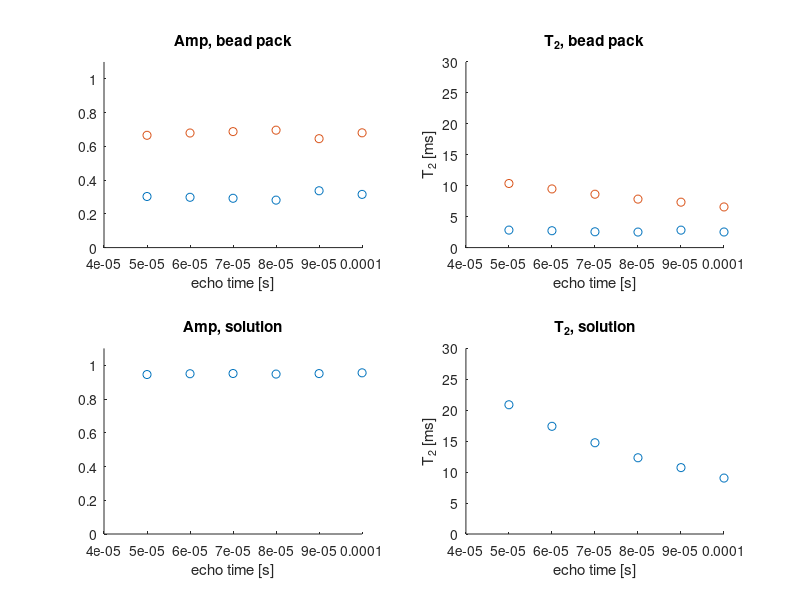
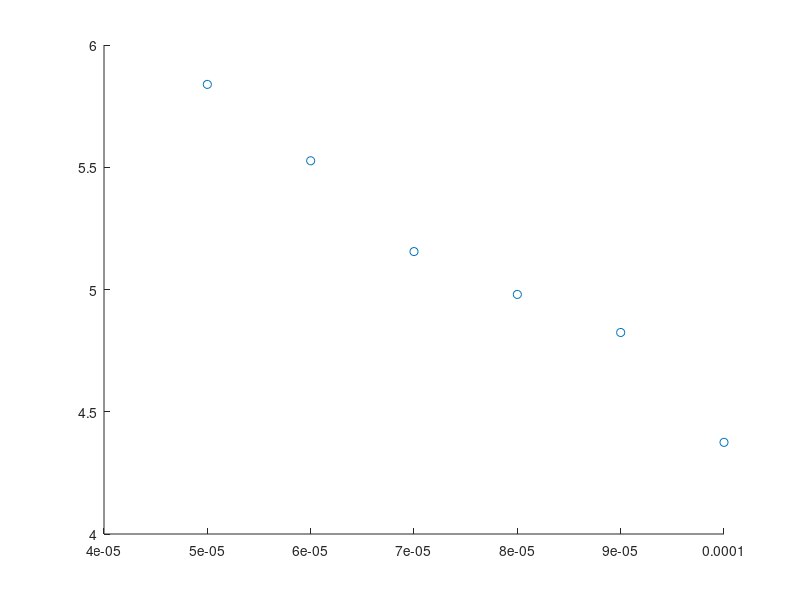

Recreate these plots in MATLAB, in order. (Note: this script raises an error after producing the figures.)
%% Incorporate all T2 values for solution, bead pack.
clear
clc
close all

tE = [50,60,70,80,90,100]*1e-6; % time (s) for different echo times
A1_bp = [0.3028	0.2981	0.2923	0.2813	0.3368	0.3153]; %A1, bead pack
A2_bp = [0.6655	0.6791	0.6874	0.6959	0.6455	0.6802]; %A2, bead pack
A_s = [0.9451	0.9498	0.9512	0.9478	0.9507	0.9552]; %A, solution
T2_1_bp = [2.8292	2.7266	2.5574	2.5117	2.8218	2.5212]; %T2, 1 bead pack (ms)
T2_2_bp = [10.3600	9.4823	8.6264	7.8357	7.3409	6.5706]; %T2, 2 bead pack (ms)
T2_s = [20.8898	17.4056	14.7492	12.3224	10.7296	9.0404]; %T2, solution (ms)
R2_1_bp = 1./T2_1_bp; %R2, 1 bead pack (ms-1)
R2_2_bp = 1./T2_2_bp; %R2, 2 bead pack (ms-1)
R2_s = 1./T2_s; %R2, solution (ms-1)

R2_eff_bp = A1_bp.*R2_1_bp + A2_bp.*R2_2_bp;
T2_eff_bp = 1./R2_eff_bp;

figure
subplot(2,2,1)
hold on
scatter(tE,A1_bp)
scatter(tE,A2_bp)
title('Amp, bead pack')
xlabel('echo time [s]')
ylim([0 1.1])
subplot(2,2,2)
hold on
scatter(tE,T2_1_bp)
scatter(tE,T2_2_bp)
title('T_2, bead pack')
xlabel('echo time [s]')
ylabel('T_2 [ms]')
ylim([0 30])
subplot(2,2,3)
scatter(tE,A_s)
title('Amp, solution')
xlabel('echo time [s]')
ylim([0 1.1])
subplot(2,2,4)
scatter(tE,T2_s)
title('T_2, solution')
xlabel('echo time [s]')
ylabel('T_2 [ms]')
ylim([0 30])

figure
scatter(tE,T2_eff_bp)

%% BIEXP FIT
clear 
close all
clc

tEref = 50; %us

datadir = '/Users/tyler/Desktop/Bead Pack/1500uMGd_BEADPACK_100u/1/';
datafile = 'data2.csv';
omitEchoes = 2;

parfilestem = strcat(datadir,'acqu');


% Load data and params
data = load(strcat(datadir,datafile));
params.acqTime = readpar_Kea(strcat(parfilestem,'.par'),'acqTime');
params.bandwidth = readpar_Kea(strcat(parfilestem,'.par'),'bandwidth');
params.nrScans = readpar_Kea(strcat(parfilestem,'.par'),'nrScans');
params.rxPhase = readpar_Kea(strcat(parfilestem,'.par'),'rxPhase');
params.rxGain = readpar_Kea(strcat(parfilestem,'.par'),'rxGain');
params.nrPts = readpar_Kea(strcat(parfilestem,'.par'),'nrPnts');
params.repTime = readpar_Kea(strcat(parfilestem,'.par'),'repTime');
params.b1Freq = readpar_Kea(strcat(parfilestem,'.par'),'b1Freq');
params.nrEchoes = readpar_Kea(strcat(parfilestem,'.par'),'nrEchoes');
params.echoTime = readpar_Kea(strcat(parfilestem,'.par'),'echoTime');

useEchoes = round(params.nrEchoes*(tEref/params.echoTime));

echoVector = params.echoTime:params.echoTime:params.nrEchoes*params.echoTime;
echoVector = echoVector'*1e-3; %switch to ms

% reshape data for formatting
data = reshape(data,(params.nrEchoes*2),params.nrPts);
dataRe = data(1:params.nrEchoes,:);
dataIm = data((params.nrEchoes+1):(params.nrEchoes*2),:);
dataCp = complex(dataRe,dataIm);
dataInt = sum(dataCp,2);
dataInt = dataInt./max(dataInt);

% plot(echoVector,real(dataInt))

% Fit to exp decay
A_guess = 0.9;
t2_guess = 3;
A_guess2 = 0.1;
t2_guess2 = 7; %ms

guesses = [A_guess;t2_guess;A_guess2;t2_guess2];

CI = 90; %desired confidence interval in percent

for i = 1:10
    [xfit,ypred,coeffs,coeffs_err,residuals] = bidecay_t2fit_simple(echoVector(omitEchoes+1:useEchoes),abs(dataInt(omitEchoes+1:useEchoes)),guesses,CI);
    guesses = coeffs;
end

figure
subplot(2,1,1)
hold on
plot(echoVector(omitEchoes+1:useEchoes),abs(dataInt(1+omitEchoes:useEchoes)))
plot(xfit,ypred)
plot(echoVector(omitEchoes+1:useEchoes), coeffs(1)*exp(-echoVector(omitEchoes+1:useEchoes)./coeffs(2)), '-r')
plot(echoVector(omitEchoes+1:useEchoes), coeffs(3)*exp(-echoVector(omitEchoes+1:useEchoes)./coeffs(4)), '-b')
subplot(2,1,2)
plot(echoVector(omitEchoes+1:useEchoes),residuals)

%% MONOEXP FIT
clear 
close all
clc

tEref = 50; %us

datadir = '/Users/tyler/Desktop/Bead Pack/1500uMGd_SOLUTION_100u/1/';
datafile = 'data2.csv';
omitEchoes = 2;
parfilestem = strcat(datadir,'acqu');

% Load data and params
data = load(strcat(datadir,datafile));
params.acqTime = readpar_Kea(strcat(parfilestem,'.par'),'acqTime');
params.bandwidth = readpar_Kea(strcat(parfilestem,'.par'),'bandwidth');
params.nrScans = readpar_Kea(strcat(parfilestem,'.par'),'nrScans');
params.rxPhase = readpar_Kea(strcat(parfilestem,'.par'),'rxPhase');
params.rxGain = readpar_Kea(strcat(parfilestem,'.par'),'rxGain');
params.nrPts = readpar_Kea(strcat(parfilestem,'.par'),'nrPnts');
params.repTime = readpar_Kea(strcat(parfilestem,'.par'),'repTime');
params.b1Freq = readpar_Kea(strcat(parfilestem,'.par'),'b1Freq');
params.nrEchoes = readpar_Kea(strcat(parfilestem,'.par'),'nrEchoes');
params.echoTime = readpar_Kea(strcat(parfilestem,'.par'),'echoTime');

useEchoes = round(params.nrEchoes*(tEref/params.echoTime));

echoVector = params.echoTime:params.echoTime:params.nrEchoes*params.echoTime;
echoVector = echoVector'*1e-3; %switch to ms

% reshape data for formatting
data = reshape(data,(params.nrEchoes*2),params.nrPts);
dataRe = data(1:params.nrEchoes,:);
dataIm = data((params.nrEchoes+1):(params.nrEchoes*2),:);
dataCp = complex(dataRe,dataIm);
dataInt = sum(dataCp,2);
dataInt = dataInt./max(dataInt);

% plot(echoVector,real(dataInt))

% Fit to exp decay
A_guess = 0.5;
t2_guess = 5; %ms

guesses = [A_guess;t2_guess];

CI = 90; %desired confidence interval in percent
for i=1:10
    [xfit,ypred,coeffs,coeffs_err,residuals] = monodecay_t2fit_simple(echoVector(omitEchoes+1:useEchoes),abs(dataInt(omitEchoes+1:useEchoes)),guesses,CI);
    guesses=coeffs;
end

figure
subplot(2,1,1)
hold on
plot(echoVector(omitEchoes+1:useEchoes),abs(dataInt(omitEchoes+1:useEchoes)))
plot(xfit,ypred)
subplot(2,1,2)
plot(echoVector(omitEchoes+1:useEchoes),residuals)
